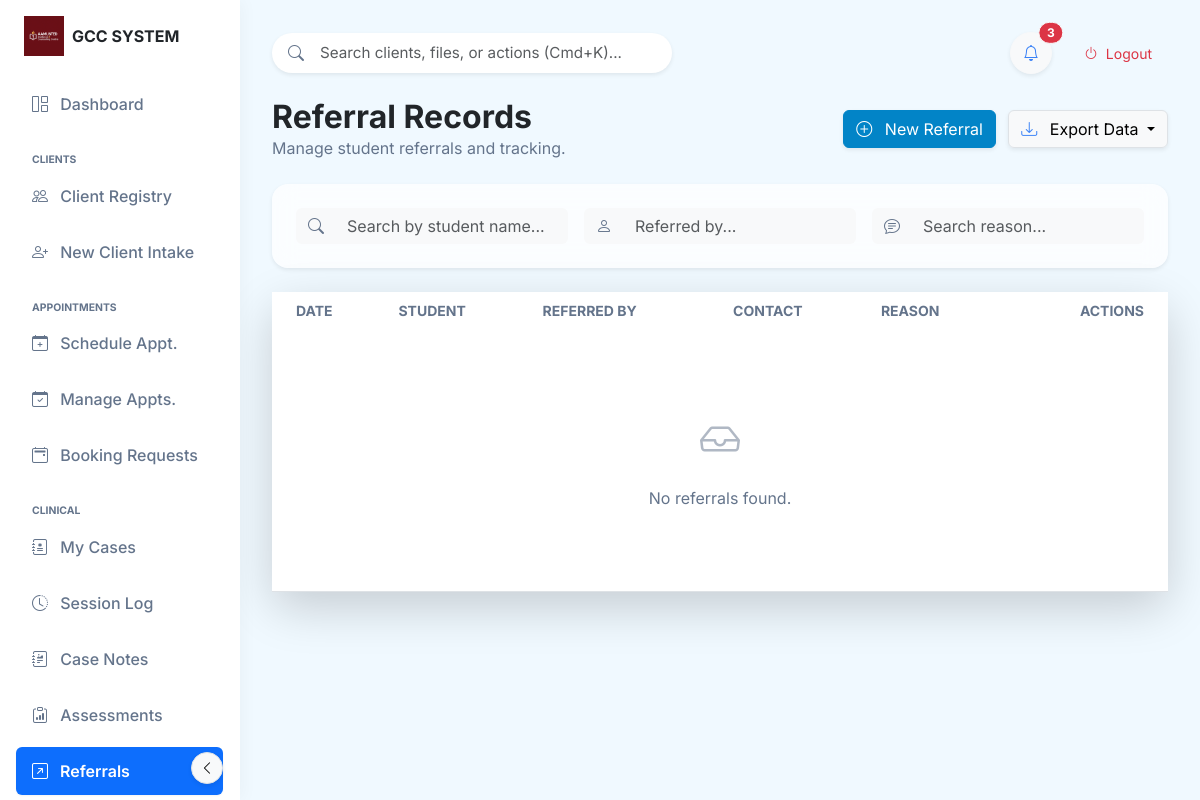
/all_referrals (signed in), run on an earlier commit of the app's database.
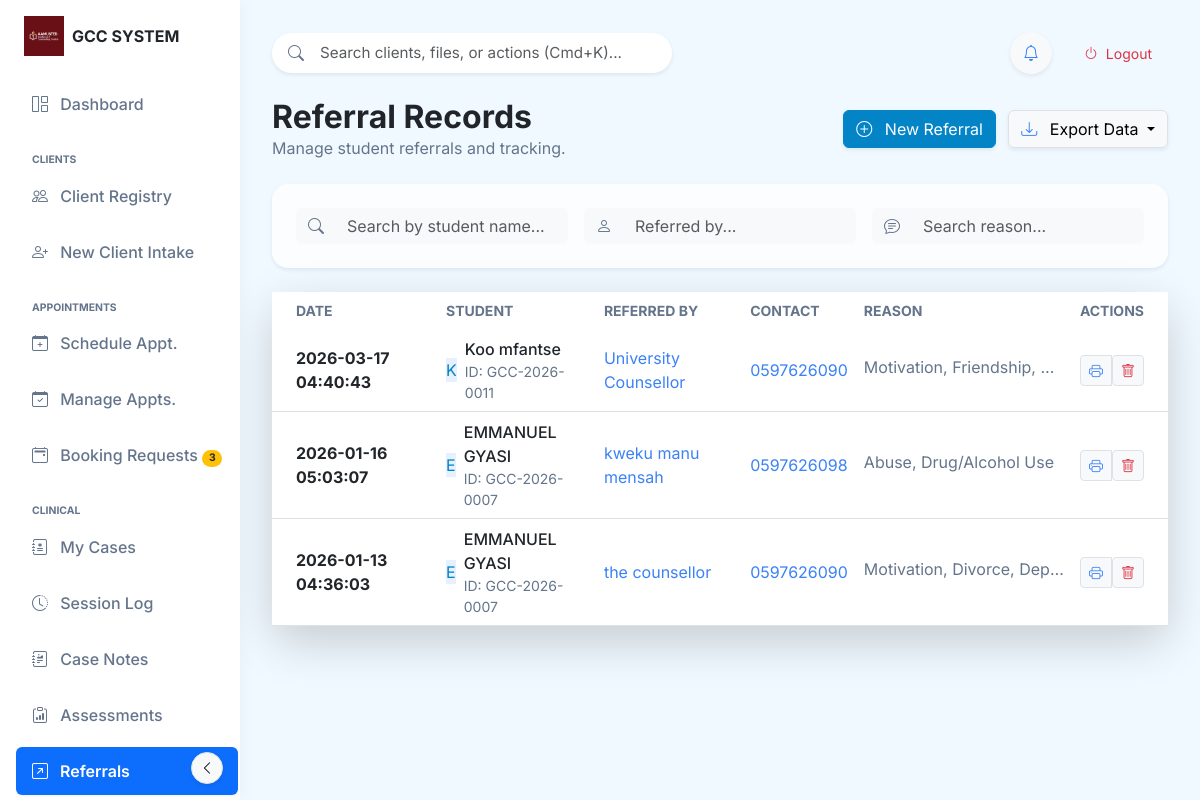
And on a later commit of the database.
### tables this page shows
CREATE TABLE Referral (
            id INTEGER PRIMARY KEY AUTOINCREMENT,
            session_id INTEGER,
            referred_by TEXT,
            contact TEXT,
            reasons TEXT,
            created_at TIMESTAMP DEFAULT CURRENT_TIMESTAMP, action_taken TEXT, outcome TEXT, updated_at TIMESTAMP, last_modified_by TEXT, is_deleted BOOLEAN DEFAULT 0, sync_status TEXT DEFAULT 'pending', global_id TEXT,
            FOREIGN KEY (session_id) REFERENCES Session(id)
        );

CREATE TABLE "Student" (
	"id"	INTEGER,
	"name"	TEXT NOT NULL UNIQUE,
	"age"	INTEGER,
	"gender"	INTEGER,
	"program"	TEXT,
	"contact"	TEXT,
	"created_at"	TIMESTAMP DEFAULT CURRENT_TIMESTAMP,
	"index_number"	TEXT,
	"department"	TEXT,
	"programme"	TEXT,
	"parent_contact"	INTEGER, faculty TEXT, hall_of_residence TEXT, updated_at TIMESTAMP, last_modified_by TEXT, is_deleted BOOLEAN DEFAULT 0, sync_status TEXT DEFAULT 'pending', global_id TEXT, case_number TEXT, email TEXT,
	PRIMARY KEY("id")
);

### app.py (the view)
@app.route('/all_referrals')
@login_required
def all_referrals():
    try:
        ensure_database_initialized()
        conn = get_db_connection()
        if conn is None:
            flash('Database connection failed. Please restart the application.', 'error')
            return redirect(url_for('dashboard'))
        referrals = []
        try:
            referrals_raw = conn.execute('''
                SELECT r.id, r.session_id, r.referred_by, r.contact, r.reasons, r.created_at,
                                st.id as student_db_id, st.name as student_name, st.case_number, st.contact as student_contact, st.index_number
                FROM Referral r
                LEFT JOIN session sess ON r.session_id = sess.id
                LEFT JOIN Appointment a ON sess.appointment_id = a.id
                LEFT JOIN Student st ON a.student_id = st.id
                ORDER BY r.created_at DESC
            ''').fetchall()
            referrals = []
            for ref in referrals_raw:
                ref_dict = dict(ref)
                ref_dict = dict(ref)
                student_db_id = ref_dict.get('student_db_id', 0)
                ref_dict['professional_id'] = ref_dict.get('case_number') or (f"GCC-{datetime.now().year}-{student_db_id:04d}" if student_db_id else 'N/A')
                referrals.append(ref_dict)
        except Exception as e:
            print(f"[REFERRALS] Error getting referrals: {e}")
            referrals = []
        finally:
            try:
                conn.close()
            except Exception:
                pass
        return render_template('referrals.html', referrals=referrals)
    except Exception as e:
        print(f"[REFERRALS] Unexpected error: {e}")
        import traceback
        traceback.print_exc()
        flash('Error loading referrals. Please try again.', 'error')
        return redirect(url_for('dashboard'))

### app.py (called while the page is built, shortened)
def ensure_database_initialized():
    global _db_initialization_lock, _db_initialized
    if _db_initialized:
        return

@app.context_processor
def inject_now():
    ctx = {'now': datetime.utcnow()}
    try:
        from flask import session as _s
        if _s.get('logged_in'):
            _conn = get_db_connection()
            count = _conn.execute(
                """SELECT COUNT(*) FROM BookingRequest
                   WHERE status = 'Accepted'
                   AND (
                       accepted_at IS NULL
                       OR datetime(accepted_at) >= datetime('now', '-24 hours')
                       OR (accepted_at IS NULL AND datetime(created_at) >= datetime('now', '-24 hours'))
                   )"""
            ).fetchone()[0]
            _conn.close()
            ctx['latest_booking_count'] = count
    except Exception:
        ctx['latest_booking_count'] = 0
    return ctx

def login_required(f):
    @wraps(f)
    def decorated_function(*args, **kwargs):
        if 'logged_in' not in session:
            return redirect(url_for('welcome'))
        return f(*args, **kwargs)
    return decorated_function

### templates/referrals.html (shortened to what the changed rows need)
{% extends "base_modern.html" %}
{% block content %}
<div class="row align-items-center mb-4">
    <div class="col-md-6">
        <h2 class="fw-bold mb-0 text-dark">Referral Records</h2>
    </div>
</div>
<div class="card card-glass border-0 shadow-lg">
    <div class="card-body p-0">
        <div class="table-responsive">
            <table class="table table-hover align-middle mb-0" id="referralsTable" style="min-height: 300px;">
                <thead class="bg-light">
                    <tr>
                        <th class="ps-4 text-uppercase small fw-bold text-muted border-0">Date</th>
                        <th class="text-uppercase small fw-bold text-muted border-0">Student</th>
                        <th class="text-uppercase small fw-bold text-muted border-0">Referred By</th>
                        <th class="text-uppercase small fw-bold text-muted border-0">Contact</th>
                        <th class="text-uppercase small fw-bold text-muted border-0">Reason</th>
                        <th class="text-end pe-4 text-uppercase small fw-bold text-muted border-0">Actions</th>
                    </tr>
                </thead>
                <tbody class="border-top-0">
                    {% for referral in referrals %}
                    <tr>
                        <td class="ps-4">
                            <span class="fw-bold text-dark">{{ referral.created_at }}</span>
                        </td>
                        <td>
                            <div class="d-flex align-items-center">
                                <div class="avatar-circle bg-primary bg-opacity-10 text-primary me-2">
                                    {{ referral.student_name[0] if referral.student_name else '?' }}
                                </div>
                                <div class="d-flex flex-column">
                                    <span class="fw-medium text-dark">{{ referral.student_name }}</span>
                                    <span class="small text-muted">ID: {{ referral.professional_id }}</span>
                                </div>
                            </div>
                        </td>
                        <td><span class="text-secondary">{{ referral.referred_by }}</span></td>
                        <td><span class="text-secondary">{{ referral.contact or 'N/A' }}</span></td>
                        <td>
                            <span class="d-inline-block text-truncate text-muted" style="max-width: 200px;"
                                title="{{ referral.reasons }}">
                                {{ referral.reasons }}
                            </span>
                        </td>
                        <td class="text-end pe-4">
                            <div class="btn-group">
                                <a href="{{ url_for('print_referral', id=referral.id) }}" target="_blank"
                                    class="btn btn-sm btn-light border btn-hover-lift" title="Print">
                                    <i class="bi bi-printer text-secondary"></i>
                                </a>
                                <form action="/delete_referral/{{ referral.id }}" method="POST" style="display:inline;"
                                    onsubmit="return confirm('Are you sure you want to delete this referral for {{ referral.student_name }}? This action cannot be undone!');">
                                    <button type="submit" class="btn btn-sm btn-light border btn-hover-lift text-danger"
                                        title="Delete">
                                        <i class="bi bi-trash"></i>
                                    </button>
                                </form>
                            </div>
                        </td>
                    </tr>
                    {% else %}
                    <tr>
                        <td colspan="6" class="text-center py-5 text-muted">
                            <div class="d-flex flex-column align-items-center">
                                <i class="bi bi-inbox fs-1 opacity-50 mb-3"></i>
                                <p class="mb-0">No referrals found.</p>
                            </div>
                        </td>
                    </tr>
                    {% endfor %}
                </tbody>
            </table>
        </div>
    </div>
</div>
{% endblock %}

### templates/base_modern.html (shortened to what the changed rows need)
<!DOCTYPE html>
<html lang="en">
<head>
    <link href="https://cdn.jsdelivr.net/npm/bootstrap@5.3.0/dist/css/bootstrap.min.css" rel="stylesheet">
    <link rel="stylesheet" href="https://cdn.jsdelivr.net/npm/bootstrap-icons@1.10.0/font/bootstrap-icons.css">
    <link rel="stylesheet" href="{{ url_for('static', filename='css/modern_theme.css') }}">
</head>
<body data-theme="{{ settings.get('active_theme', 'default') }}">
    <nav class="sidebar-glass d-flex flex-column flex-shrink-0 p-3" id="sidebar">
        <ul class="nav nav-pills flex-column mb-auto">
            {% if session.get('role') in ['Secretary', 'Admin', 'Counsellor', 'Counselor'] %}
            <li>
                <a href="/admin/bookings"
                    class="nav-link {% if 'bookings' in request.endpoint %}active{% endif %}" title="Booking Requests"
                    data-bs-toggle="tooltip" data-bs-placement="right">
                    <i class="bi bi-calendar2-event me-2"></i>
                    <span>Booking Requests</span>
                    {% if latest_booking_count and latest_booking_count > 0 %}
                    <span class="badge rounded-pill bg-warning text-dark ms-auto" style="font-size:0.65rem;">{{ latest_booking_count }}</span>
                    {% endif %}
                </a>
            </li>
            {% endif %}
        </ul>
                    {% set role_labels = {'Secretary': 'Desk Administrator', 'Admin': 'System Administrator', 'Counsellor': 'Counsellor', 'Counselor': 'Counsellor'} %}
                    {% set display_name = session.get('full_name', 'User') %}
                    {% if display_name.strip().lower() in ['secretary', 'admin', 'counsellor', 'counselor'] %}
                        {% set display_name = role_labels.get(session.get('role'), display_name) %}
                    {% endif %}
    </nav>
    <main class="main-content">
        <div class="d-flex justify-content-between align-items-center mb-4 gap-3">
            <div class="d-flex align-items-center gap-3">
                <div class="dropdown">
                    <button class="btn btn-light rounded-circle position-relative shadow-sm" type="button"
                        id="notifDropdown" data-bs-toggle="dropdown" aria-expanded="false"
                        style="width: 42px; height: 42px;">
                        <i class="bi bi-bell text-secondary"></i>
                        {% if unread_count and unread_count > 0 %}
                        <span
                            class="position-absolute top-0 start-100 translate-middle badge rounded-pill bg-danger border border-light">
                            {{ unread_count }}
                        </span>
                        {% endif %}
                    </button>
                </div>
            </div>
        </div>
        {% block content %}{% endblock %}
    </main>
</body>
</html>

What changed in the data, as far as the page shows it:
added Referral: created_at "2026-03-17 04:40:43", name "K", student_name "Koo mfantse", professional_id "GCC-2026-0011", referred_by "University Counsellor", contact "0597626090", reasons "Motivation, Friendship,…"
now on this page (row unchanged): Referral: created_at "2026-01-16 05:03:07", name "E", student_name "EMMANUEL GYASI", professional_id "GCC-2026-0007", referred_by "kweku manu mensah", contact "0597626098", reasons "Abuse, Drug/Alcohol Use"
now on this page (row unchanged): Referral: created_at "2026-01-13 04:36:03", name "E", student_name "EMMANUEL GYASI", professional_id "GCC-2026-0007", referred_by "the counsellor", contact "0597626090", reasons "Motivation, Divorce, Dep…"
Also different on the page:
{{ latest_booking_count }}: (not shown) → "3"
{{ unread_count }}: "3" → (not shown)
text no longer shown: "No referrals found."
